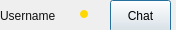
<?xml version="1.0" encoding="UTF-8"?>
<ui version="4.0">
 <class>ActiveUserFrame</class>
 <widget class="QFrame" name="ActiveUserFrame">
  <property name="geometry">
   <rect>
    <x>0</x>
    <y>0</y>
    <width>176</width>
    <height>30</height>
   </rect>
  </property>
  <property name="maximumSize">
   <size>
    <width>16777215</width>
    <height>30</height>
   </size>
  </property>
  <property name="windowTitle">
   <string>Frame</string>
  </property>
  <widget class="QLabel" name="label_username">
   <property name="geometry">
    <rect>
     <x>0</x>
     <y>0</y>
     <width>81</width>
     <height>31</height>
    </rect>
   </property>
   <property name="styleSheet">
    <string notr="true">color: #111111;</string>
   </property>
   <property name="text">
    <string>Username</string>
   </property>
  </widget>
  <widget class="QWidget" name="widget" native="true">
   <property name="geometry">
    <rect>
     <x>80</x>
     <y>10</y>
     <width>8</width>
     <height>8</height>
    </rect>
   </property>
   <property name="styleSheet">
    <string notr="true">background-color: #FFD801;border-radius:4px</string>
   </property>
  </widget>
  <widget class="QPushButton" name="pushButton_chat">
   <property name="geometry">
    <rect>
     <x>110</x>
     <y>0</y>
     <width>61</width>
     <height>32</height>
    </rect>
   </property>
   <property name="text">
    <string>Chat</string>
   </property>
   <property name="default">
    <bool>true</bool>
   </property>
  </widget>
 </widget>
 <resources/>
 <connections/>
</ui>
